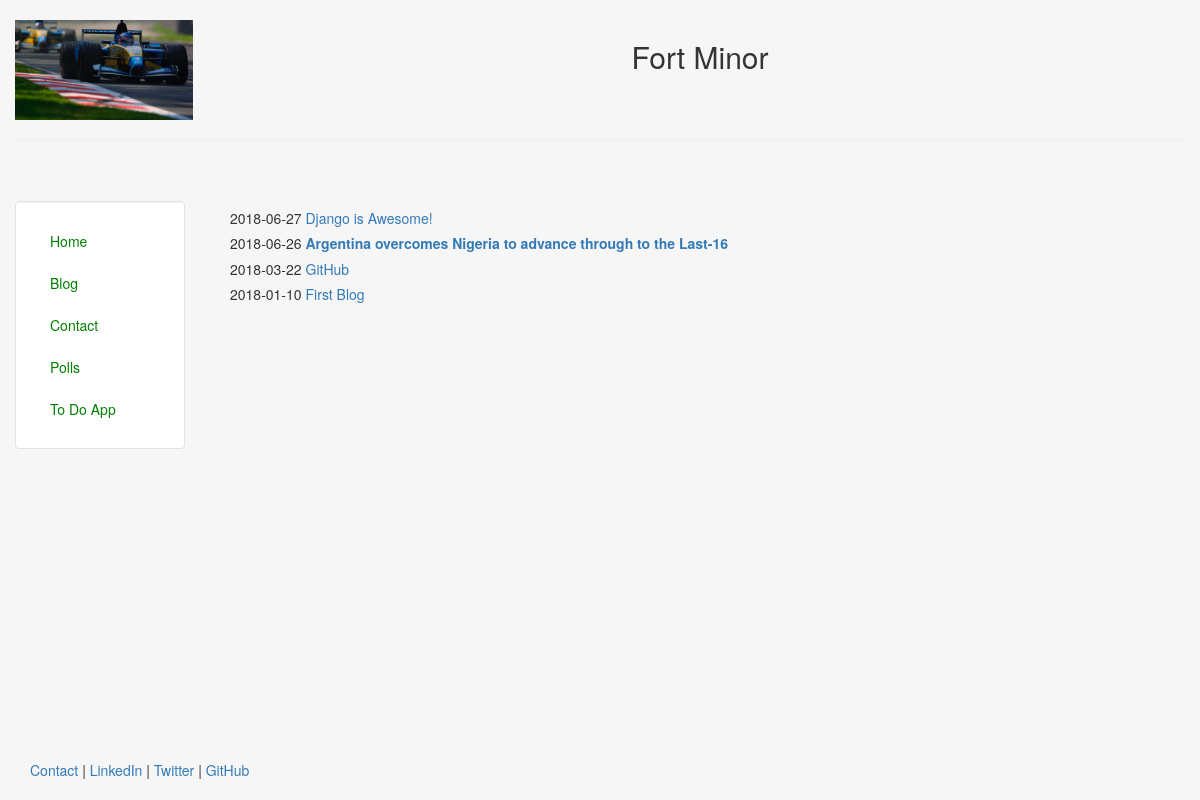
Screenshot of /blog/ with the database file from the repository.
### blog/models.py (models this page shows, shortened)
class Post(models.Model):
    title = models.CharField(max_length = 140)
    body = models.TextField()
    date = models.DateTimeField()

### blog/templates/blog/blog.html
{% extends "personal/header.html" %}
{% block content %}
    {% for post in object_list %}
        <h5>{{ post.date|date:"Y-m-d" }}<a href="/blog/{{ post.id }}"> {{ post.title|safe }}</a></h5>
    {% endfor %}
{% endblock %}

### personal/templates/personal/header.html (style rules this page uses)
html, body { height:100%; }

### rows the page displays
Post: date "2018-06-27", title "Django is Awesome!"
Post: date "2018-06-26", title "Argentina overcomes Nigeria to advance through to the Last-16"
Post: date "2018-03-22", title "GitHub"
Post: date "2018-01-10", title "First Blog"
